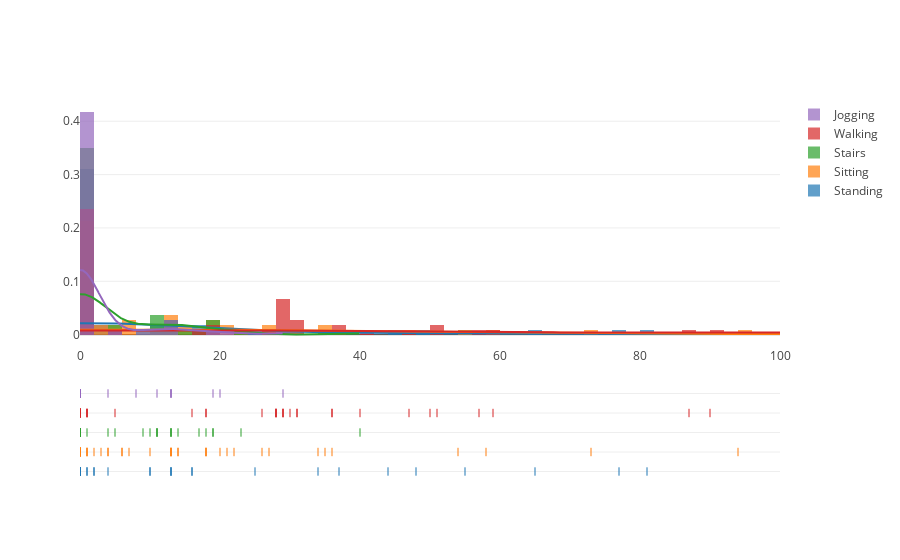

Notebook cell for this chart:
### Code cell
labels = [l.decode('utf-8') for l in wisdm.data_df['class'].unique()]

user_class = {user_id : {l : 0 for l in labels} for user_id in wisdm.user_ids}

for ind, row in wisdm.data_df.iterrows():
    user_id = row['user']
    label = row['class'].decode("utf-8")
    user_class[user_id][label] += 1

dist_data = []

for l in labels:
    l_dist = [user_class[user_id][l] for user_id in wisdm.user_ids]
    dist_data.append(l_dist)

fig = ff.create_distplot(dist_data, labels, bin_size=2)
fig['layout'].update(xaxis=dict(range=[0,100]))
iplot(fig, filename="Distribution of class prevalence by user")

### Figure 1 — Plotly figure (JSON) as saved in the notebook; plotly's stock layout.template omitted (floating-point values rounded to 4 significant figures; data arrays with more than 128 entries replaced by an {"elided": "..."} marker saying what was removed)
{"data": [{"autobinx": false, "histnorm": "probability density", "legendgroup": "Standing", "marker": {"color": "rgb(31, 119, 180)"}, "name": "Standing", "opacity": 0.7, "type": "histogram", "x": [65, 0, 0, 55, 77, 0, 135, 0, 0, 2, 0, 0, 0, 0, 0, 0, 0, 16, 0, 0, 0, 0, 0, 0, 0, 0, 138, 16, 0, 0, 0, 81, 44, 0, 4, 0, 13, 0, 1, 0, 34, 48, 10, 0, 13, 2, 25, 37, 0, 13, 1, 10, 0, 0], "xaxis": "x1", "xbins": {"end": 138, "size": 2, "start": 0}, "yaxis": "y1"}, {"autobinx": false, "histnorm": "probability density", "legendgroup": "Sitting", "marker": {"color": "rgb(255, 127, 14)"}, "name": "Sitting", "opacity": 0.7, "type": "histogram", "x": [13, 0, 0, 22, 36, 20, 18, 565, 0, 73, 1, 0, 0, 0, 21, 18, 58, 0, 0, 0, 6, 10, 0, 6, 0, 0, 166, 7, 0, 18, 14, 26, 13, 0, 0, 0, 14, 0, 4, 3, 4, 13, 1, 0, 27, 54, 34, 13, 0, 94, 1, 35, 2, 0], "xaxis": "x1", "xbins": {"end": 565, "size": 2, "start": 0}, "yaxis": "y1"}, {"autobinx": false, "histnorm": "probability density", "legendgroup": "Stairs", "marker": {"color": "rgb(44, 160, 44)"}, "name": "Stairs", "opacity": 0.7, "type": "histogram", "x": [40, 0, 0, 23, 19, 0, 19, 0, 0, 0, 0, 0, 0, 0, 0, 13, 5, 0, 0, 0, 0, 0, 0, 0, 0, 0, 4, 0, 0, 0, 0, 11, 0, 0, 0, 0, 17, 10, 0, 0, 13, 0, 0, 1, 14, 11, 11, 13, 9, 18, 0, 0, 0, 0], "xaxis": "x1", "xbins": {"end": 40, "size": 2, "start": 0}, "yaxis": "y1"}, {"autobinx": false, "histnorm": "probability density", "legendgroup": "Walking", "marker": {"color": "rgb(214, 39, 40)"}, "name": "Walking", "opacity": 0.7, "type": "histogram", "x": [31, 311, 36, 87, 0, 0, 90, 0, 16, 57, 0, 51, 0, 26, 0, 512, 29, 216, 1, 0, 0, 215, 28, 0, 36, 47, 40, 18, 5, 0, 0, 28, 28, 0, 0, 0, 28, 0, 1, 0, 1, 29, 0, 0, 31, 50, 18, 30, 0, 59, 1, 29, 0, 0], "xaxis": "x1", "xbins": {"end": 512, "size": 2, "start": 0}, "yaxis": "y1"}, {"autobinx": false, "histnorm": "probability density", "legendgroup": "Jogging", "marker": {"color": "rgb(148, 103, 189)"}, "name": "Jogging", "opacity": 0.7, "type": "histogram", "x": [19, 0, 0, 29, 0, 0, 0, 0, 0, 0, 0, 0, 0, 0, 0, 13, 0, 0, 0, 4, 0, 8, 0, 0, 0, 0, 0, 20, 0, 0, 0, 11, 13, 0, 0, 0, 0, 0, 0, 0, 0, 13, 0, 0, 0, 0, 0, 0, 0, 0, 0, 0, 0, 0], "xaxis": "x1", "xbins": {"end": 29, "size": 2, "start": 0}, "yaxis": "y1"}, {"legendgroup": "Standing", "marker": {"color": "rgb(31, 119, 180)"}, "mode": "lines", "name": "Standing", "showlegend": false, "type": "scatter", "x": {"elided": "500 float values"}, "xaxis": "x1", "y": {"elided": "500 float values"}, "yaxis": "y1"}, {"legendgroup": "Sitting", "marker": {"color": "rgb(255, 127, 14)"}, "mode": "lines", "name": "Sitting", "showlegend": false, "type": "scatter", "x": {"elided": "500 float values"}, "xaxis": "x1", "y": {"elided": "500 float values"}, "yaxis": "y1"}, {"legendgroup": "Stairs", "marker": {"color": "rgb(44, 160, 44)"}, "mode": "lines", "name": "Stairs", "showlegend": false, "type": "scatter", "x": {"elided": "500 float values"}, "xaxis": "x1", "y": {"elided": "500 float values"}, "yaxis": "y1"}, {"legendgroup": "Walking", "marker": {"color": "rgb(214, 39, 40)"}, "mode": "lines", "name": "Walking", "showlegend": false, "type": "scatter", "x": {"elided": "500 float values"}, "xaxis": "x1", "y": {"elided": "500 float values"}, "yaxis": "y1"}, {"legendgroup": "Jogging", "marker": {"color": "rgb(148, 103, 189)"}, "mode": "lines", "name": "Jogging", "showlegend": false, "type": "scatter", "x": {"elided": "500 float values"}, "xaxis": "x1", "y": {"elided": "500 float values"}, "yaxis": "y1"}, {"legendgroup": "Standing", "marker": {"color": "rgb(31, 119, 180)", "symbol": "line-ns-open"}, "mode": "markers", "name": "Standing", "showlegend": false, "text": null, "type": "scatter", "x": [65, 0, 0, 55, 77, 0, 135, 0, 0, 2, 0, 0, 0, 0, 0, 0, 0, 16, 0, 0, 0, 0, 0, 0, 0, 0, 138, 16, 0, 0, 0, 81, 44, 0, 4, 0, 13, 0, 1, 0, 34, 48, 10, 0, 13, 2, 25, 37, 0, 13, 1, 10, 0, 0], "xaxis": "x1", "y": ["Standing", "Standing", "Standing", "Standing", "Standing", "Standing", "Standing", "Standing", "Standing", "Standing", "Standing", "Standing", "Standing", "Standing", "Standing", "Standing", "Standing", "Standing", "Standing", "Standing", "Standing", "Standing", "Standing", "Standing", "Standing", "Standing", "Standing", "Standing", "Standing", "Standing", "Standing", "Standing", "Standing", "Standing", "Standing", "Standing", "Standing", "Standing", "Standing", "Standing", "Standing", "Standing", "Standing", "Standing", "Standing", "Standing", "Standing", "Standing", "Standing", "Standing", "Standing", "Standing", "Standing", "Standing"], "yaxis": "y2"}, {"legendgroup": "Sitting", "marker": {"color": "rgb(255, 127, 14)", "symbol": "line-ns-open"}, "mode": "markers", "name": "Sitting", "showlegend": false, "text": null, "type": "scatter", "x": [13, 0, 0, 22, 36, 20, 18, 565, 0, 73, 1, 0, 0, 0, 21, 18, 58, 0, 0, 0, 6, 10, 0, 6, 0, 0, 166, 7, 0, 18, 14, 26, 13, 0, 0, 0, 14, 0, 4, 3, 4, 13, 1, 0, 27, 54, 34, 13, 0, 94, 1, 35, 2, 0], "xaxis": "x1", "y": ["Sitting", "Sitting", "Sitting", "Sitting", "Sitting", "Sitting", "Sitting", "Sitting", "Sitting", "Sitting", "Sitting", "Sitting", "Sitting", "Sitting", "Sitting", "Sitting", "Sitting", "Sitting", "Sitting", "Sitting", "Sitting", "Sitting", "Sitting", "Sitting", "Sitting", "Sitting", "Sitting", "Sitting", "Sitting", "Sitting", "Sitting", "Sitting", "Sitting", "Sitting", "Sitting", "Sitting", "Sitting", "Sitting", "Sitting", "Sitting", "Sitting", "Sitting", "Sitting", "Sitting", "Sitting", "Sitting", "Sitting", "Sitting", "Sitting", "Sitting", "Sitting", "Sitting", "Sitting", "Sitting"], "yaxis": "y2"}, {"legendgroup": "Stairs", "marker": {"color": "rgb(44, 160, 44)", "symbol": "line-ns-open"}, "mode": "markers", "name": "Stairs", "showlegend": false, "text": null, "type": "scatter", "x": [40, 0, 0, 23, 19, 0, 19, 0, 0, 0, 0, 0, 0, 0, 0, 13, 5, 0, 0, 0, 0, 0, 0, 0, 0, 0, 4, 0, 0, 0, 0, 11, 0, 0, 0, 0, 17, 10, 0, 0, 13, 0, 0, 1, 14, 11, 11, 13, 9, 18, 0, 0, 0, 0], "xaxis": "x1", "y": ["Stairs", "Stairs", "Stairs", "Stairs", "Stairs", "Stairs", "Stairs", "Stairs", "Stairs", "Stairs", "Stairs", "Stairs", "Stairs", "Stairs", "Stairs", "Stairs", "Stairs", "Stairs", "Stairs", "Stairs", "Stairs", "Stairs", "Stairs", "Stairs", "Stairs", "Stairs", "Stairs", "Stairs", "Stairs", "Stairs", "Stairs", "Stairs", "Stairs", "Stairs", "Stairs", "Stairs", "Stairs", "Stairs", "Stairs", "Stairs", "Stairs", "Stairs", "Stairs", "Stairs", "Stairs", "Stairs", "Stairs", "Stairs", "Stairs", "Stairs", "Stairs", "Stairs", "Stairs", "Stairs"], "yaxis": "y2"}, {"legendgroup": "Walking", "marker": {"color": "rgb(214, 39, 40)", "symbol": "line-ns-open"}, "mode": "markers", "name": "Walking", "showlegend": false, "text": null, "type": "scatter", "x": [31, 311, 36, 87, 0, 0, 90, 0, 16, 57, 0, 51, 0, 26, 0, 512, 29, 216, 1, 0, 0, 215, 28, 0, 36, 47, 40, 18, 5, 0, 0, 28, 28, 0, 0, 0, 28, 0, 1, 0, 1, 29, 0, 0, 31, 50, 18, 30, 0, 59, 1, 29, 0, 0], "xaxis": "x1", "y": ["Walking", "Walking", "Walking", "Walking", "Walking", "Walking", "Walking", "Walking", "Walking", "Walking", "Walking", "Walking", "Walking", "Walking", "Walking", "Walking", "Walking", "Walking", "Walking", "Walking", "Walking", "Walking", "Walking", "Walking", "Walking", "Walking", "Walking", "Walking", "Walking", "Walking", "Walking", "Walking", "Walking", "Walking", "Walking", "Walking", "Walking", "Walking", "Walking", "Walking", "Walking", "Walking", "Walking", "Walking", "Walking", "Walking", "Walking", "Walking", "Walking", "Walking", "Walking", "Walking", "Walking", "Walking"], "yaxis": "y2"}, {"legendgroup": "Jogging", "marker": {"color": "rgb(148, 103, 189)", "symbol": "line-ns-open"}, "mode": "markers", "name": "Jogging", "showlegend": false, "text": null, "type": "scatter", "x": [19, 0, 0, 29, 0, 0, 0, 0, 0, 0, 0, 0, 0, 0, 0, 13, 0, 0, 0, 4, 0, 8, 0, 0, 0, 0, 0, 20, 0, 0, 0, 11, 13, 0, 0, 0, 0, 0, 0, 0, 0, 13, 0, 0, 0, 0, 0, 0, 0, 0, 0, 0, 0, 0], "xaxis": "x1", "y": ["Jogging", "Jogging", "Jogging", "Jogging", "Jogging", "Jogging", "Jogging", "Jogging", "Jogging", "Jogging", "Jogging", "Jogging", "Jogging", "Jogging", "Jogging", "Jogging", "Jogging", "Jogging", "Jogging", "Jogging", "Jogging", "Jogging", "Jogging", "Jogging", "Jogging", "Jogging", "Jogging", "Jogging", "Jogging", "Jogging", "Jogging", "Jogging", "Jogging", "Jogging", "Jogging", "Jogging", "Jogging", "Jogging", "Jogging", "Jogging", "Jogging", "Jogging", "Jogging", "Jogging", "Jogging", "Jogging", "Jogging", "Jogging", "Jogging", "Jogging", "Jogging", "Jogging", "Jogging", "Jogging"], "yaxis": "y2"}], "layout": {"barmode": "overlay", "hovermode": "closest", "legend": {"traceorder": "reversed"}, "xaxis": {"range": [0, 100]}, "xaxis1": {"anchor": "y2", "domain": [0, 1], "zeroline": false}, "yaxis1": {"anchor": "free", "domain": [0.35, 1], "position": 0}, "yaxis2": {"anchor": "x1", "domain": [0, 0.25], "dtick": 1, "showticklabels": false}}}
